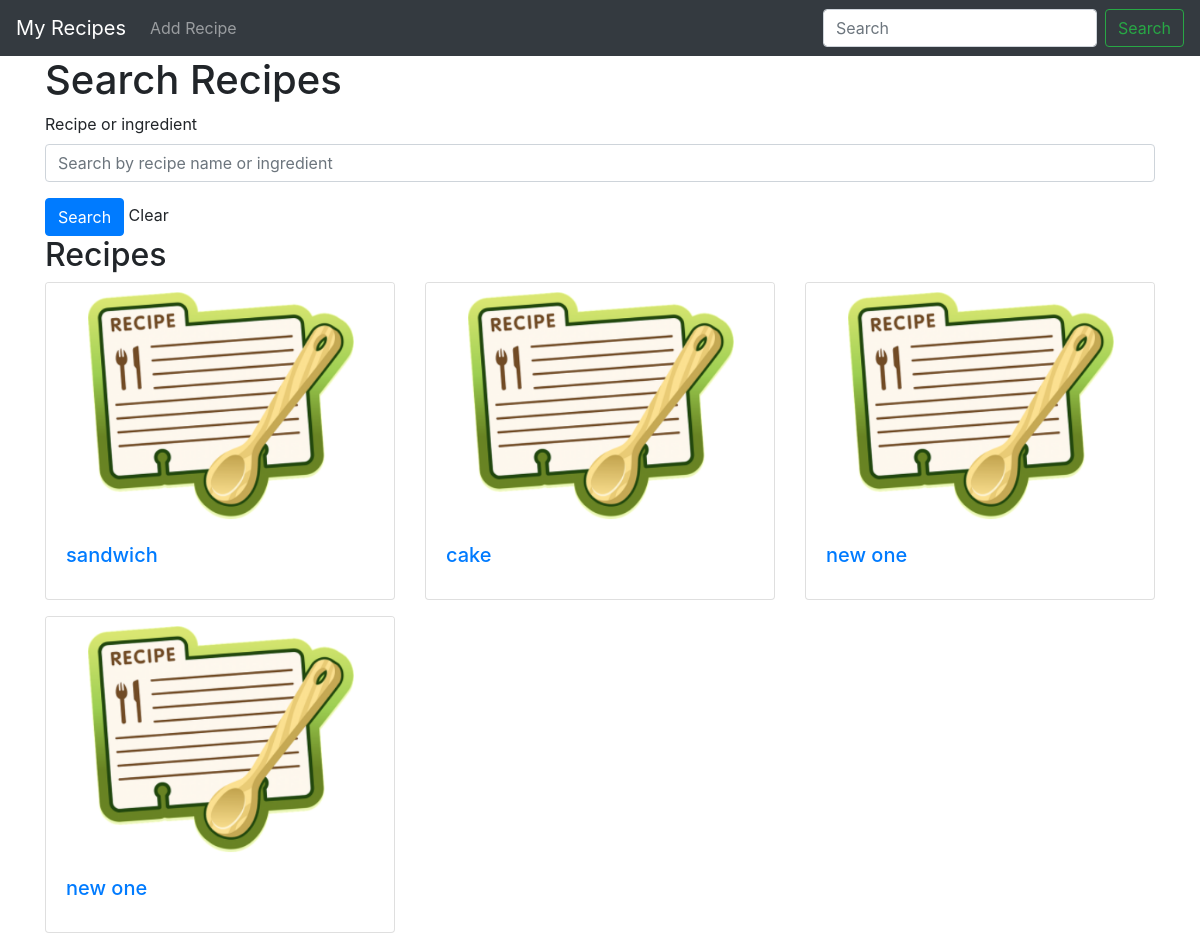
Page /home on the earlier database version.
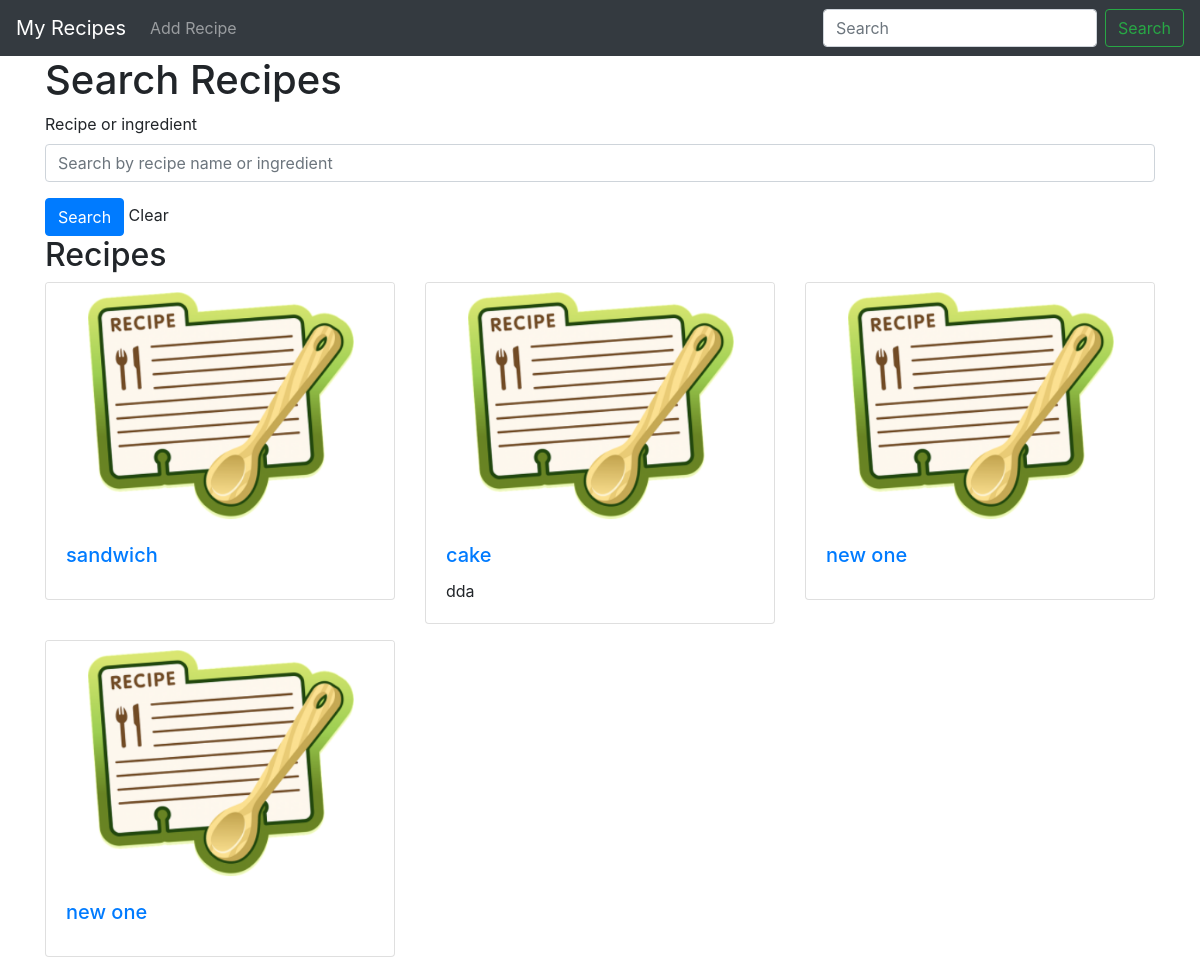
Same page on the later database version.
### app.py (models this page shows)
class Recipe(db.Model):
    id = db.Column(db.Integer, primary_key=True)
    name = db.Column(db.String(100), nullable=False)
    instructions = db.Column(db.Text, nullable=False)
    image_file = db.Column(db.String(20), nullable=True, default='default.jpg')

### app.py (the view)
@app.route('/', methods=['GET', 'POST'])
@app.route('/home')
def home():
    recipes = Recipe.query.all()
    if request.method == 'POST':
        search_for = request.form['search_for']
        recipes = Recipe.query.join(Ingredient).\
            filter((Ingredient.name == search_for )|( Recipe.name.contains(search_for))).all()
        return render_template('home.html', recipes=recipes)
    return render_template('home.html', recipes=recipes, title='Recipes')

### templates/home.html
{% extends "layout.html" %}
{% block content %}
<h1>Search Recipes</h1>
<form method="post">
    <div class="form-group">
        <label for="search_for">Recipe or ingredient</label>
        <input type="text" class="form-control" id="search_for" name="search_for"
            placeholder="Search by recipe name or ingredient">
    </div>
    <button type="submit" class="btn btn-primary">Search</button>
    Clear
</form>
{% if recipe_results %}
<h2>Results</h2>for {{ recipe_results }}
{% elif recipes %}
<h2>Recipes</h2>
<div class="row">
    {% for recipe in recipes %}
    <div class="col-md-4">
        <div class=" card mb-3">
            <img src="{{ url_for('static', filename='recipe_pics/' + recipe.image_file) }}" class="card-img-top"
                alt="{{ recipe.name }}">
            <div class="card-body">
                <h5 class="card-title"><a href="/recipes/{{ recipe.id }}">{{ recipe.name }}</a></h5>
                <p class="card-text">{{ recipe.instructions | truncate(200) }}</p>
            </div>
        </div>
    </div>
    {% endfor %}
</div>
{% endif %}
{% endblock %}

### templates/layout.html (shortened to what this page needs)
<!doctype html>
<html lang="en">
<head>
    <link rel="stylesheet" href="https://stackpath.bootstrapcdn.com/bootstrap/4.5.2/css/bootstrap.min.css"
>
</head>
<body>
    <nav class="navbar navbar-expand-lg navbar-dark bg-dark">
        <a class="navbar-brand" href="/">My Recipes</a>
        <div class="collapse navbar-collapse" id="navbarTogglerDemo02">
            <ul class="navbar-nav mr-auto mt-2 mt-lg-0">
                <li class="nav-item">
                    <a class="nav-link" href="/recipes/add_recipe">Add Recipe</a>
                </li>
            </ul>
            <form class="form-inline my-2 my-lg-0">
                <input class="form-control mr-sm-2" type="search" placeholder="Search">
                <button class="btn btn-outline-success my-2 my-sm-0" type="submit">Search</button>
            </form>
        </div>
    </nav>
    <div class="container mt-7">
        {% block content %}{% endblock %}
    </div>
</body>
</html>

Differences in the rows shown:
changed Recipe "cake": instructions (not shown) → "dda"
